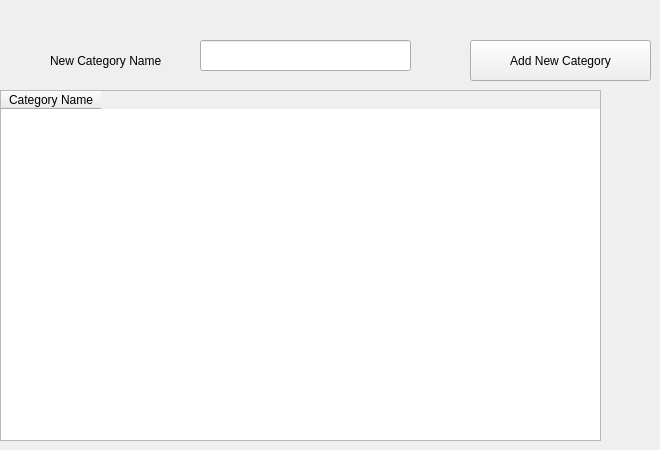
      <widget class="QWidget" name="tab_7">
       <attribute name="title">
        <string>Category</string>
       </attribute>
       <widget class="QPushButton" name="pushButton_17">
        <property name="geometry">
         <rect>
          <x>470</x>
          <y>40</y>
          <width>181</width>
          <height>41</height>
         </rect>
        </property>
        <property name="text">
         <string>Add New Category</string>
        </property>
       </widget>
       <widget class="QLineEdit" name="lineEdit_22">
        <property name="geometry">
         <rect>
          <x>200</x>
          <y>40</y>
          <width>211</width>
          <height>31</height>
         </rect>
        </property>
        <property name="text">
         <string/>
        </property>
       </widget>
       <widget class="QLabel" name="label_29">
        <property name="geometry">
         <rect>
          <x>50</x>
          <y>50</y>
          <width>141</width>
          <height>21</height>
         </rect>
        </property>
        <property name="text">
         <string>New Category Name</string>
        </property>
       </widget>
       <widget class="QTableWidget" name="tableWidget_5">
        <property name="geometry">
         <rect>
          <x>0</x>
          <y>90</y>
          <width>601</width>
          <height>351</height>
         </rect>
        </property>
        <column>
         <property name="text">
          <string>Category Name</string>
         </property>
        </column>
       </widget>
      </widget>
